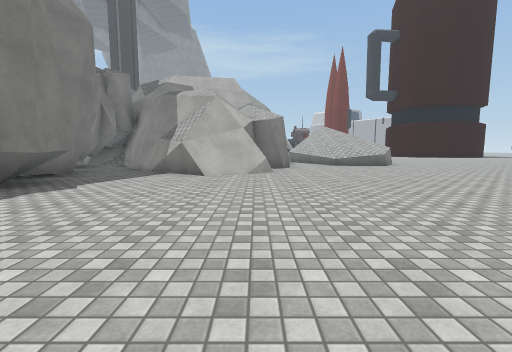
view 1 (above)

19 first-person views from a walk through a scene from a Unity 3-D project. The camera is 1.3 m above the floor, tilts 6° down and sees 90° across. The floor is counted in squares, 2 m on a side. Each view is taken from the middle of a square. On the plan, view 1 faces up. The plan holds only what a view shows up to about 9 squares ahead; the rest is blank. The place goes on beyond the plan. The player is left out. Some surface patterns are stand-ins.

view 2
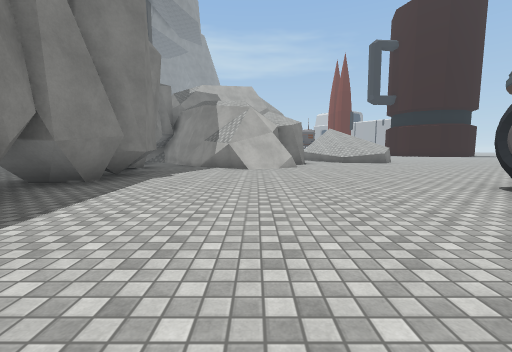

view 3
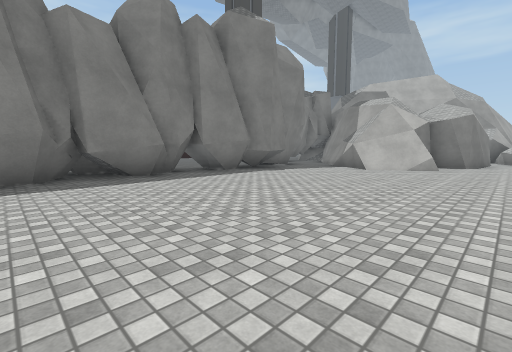

view 4
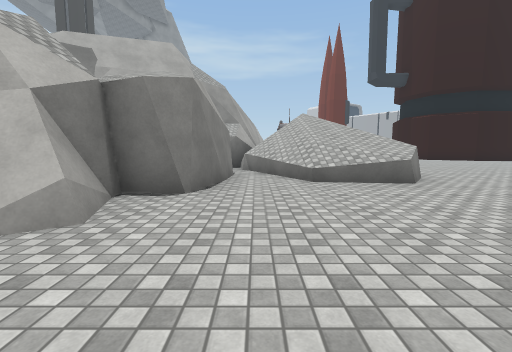

view 5
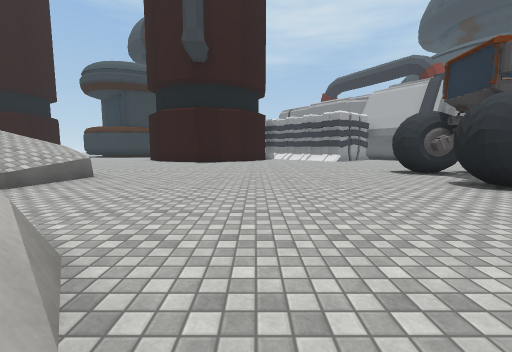

view 6
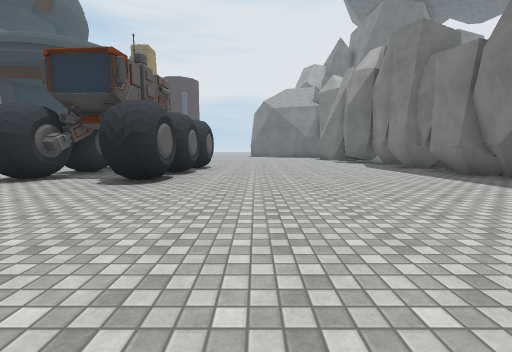

view 7
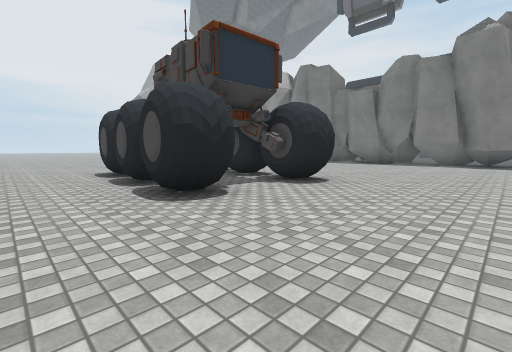

view 8
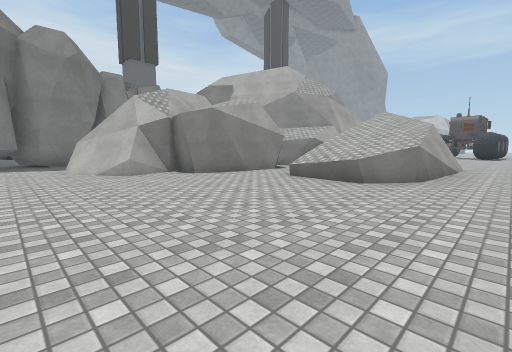

view 9
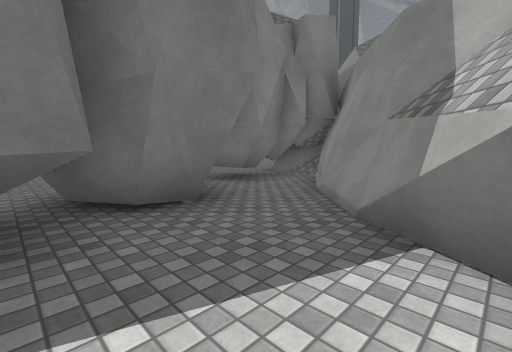

view 10
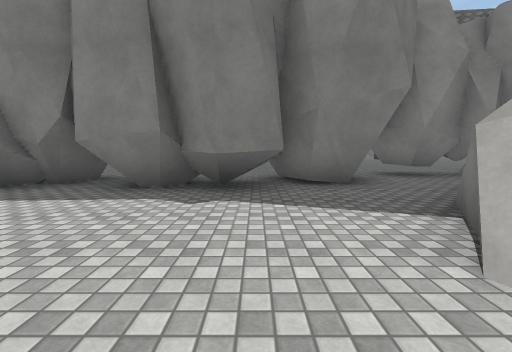

view 11
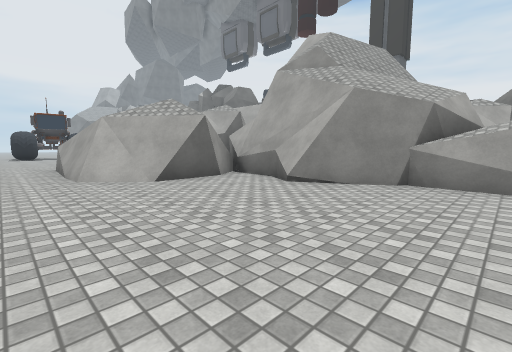

view 12
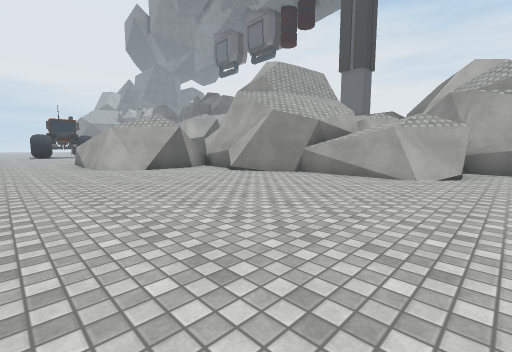

view 13
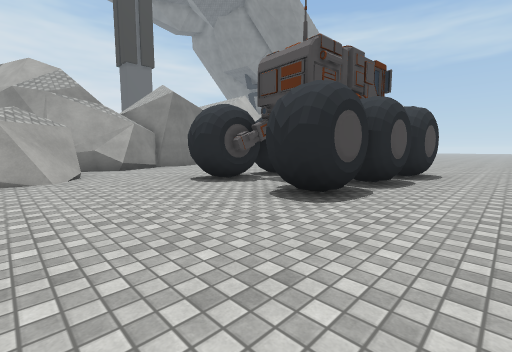

view 14
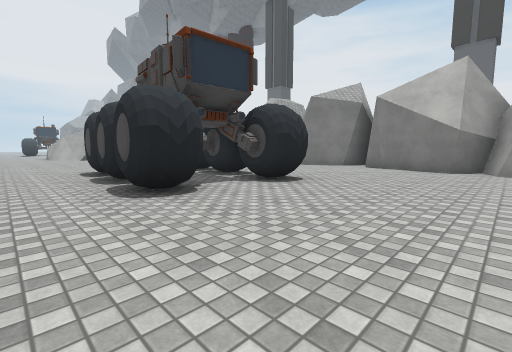

view 15
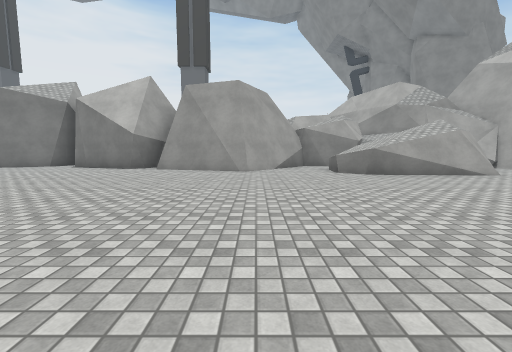

view 16
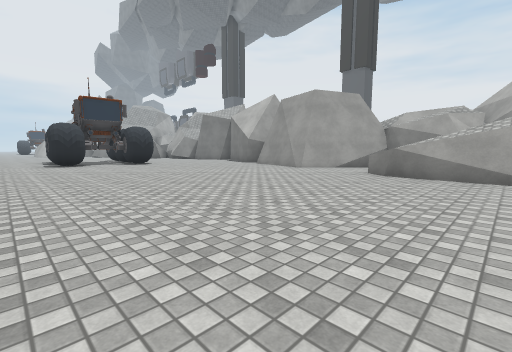

view 17
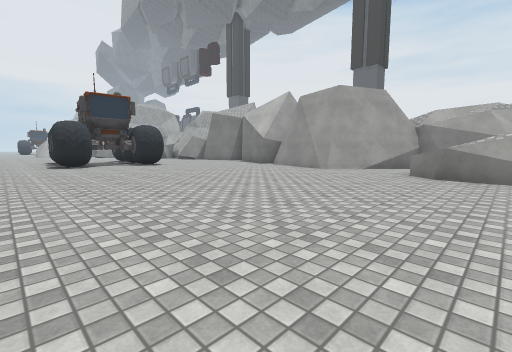

view 18
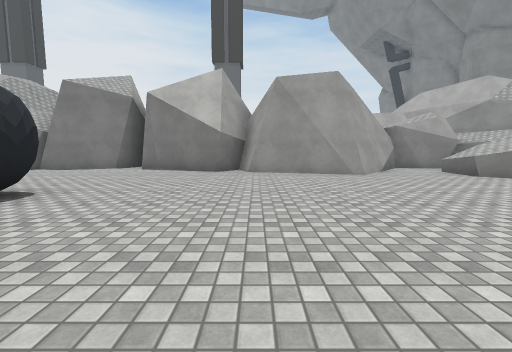

view 19
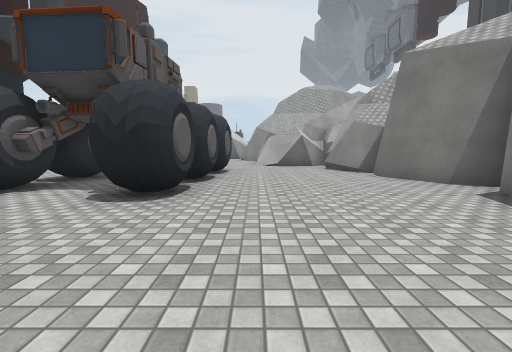

### Floor plan
Key: @ floor where view 1 was taken; # wall or solid block; . floor; ^ raised ledge; T thing the floor can be seen under or through.
Columns run from 9 left of view 1 to 8 right of it. Each row starts with its distance up from view 1.
 41           #.......
 40        #  #.......
 39        #.^^.......
 38        #..........
 37        ##.........
 36         ##........
 35          #........
 34         ##........
 33        ##.........
 32         #.........
 31        ##.........
 30        #..........
 29        #....##.#..
 28        #....##.#..
 27        ##...####..
 26         #...####..
 25         #...#..#..
 24         #.........
 23         ###.......
 22           ##......
 21           ##......
 20           ##......
 19            #......
 18            #......
 17            #......
 16            #......
 15            #####..
 14           ##  ##..
 13           ##   #..
 12           #^^  #..
 11 ..T##     #.^^^#..
 10 .. T##    #.^^^...
  9 .. T.##  ##.......
  8  .TT..## #........
  7     #..###........
  6 ... #.............
  5 ...TTT............
  4   ..##............
  3     ##............
  2     #.......##.#..
  1     ##......####..
  0    ###...@..####..
 -1    ##.......#  #..
 -2     ##......#  #..

Positions as (right, up) in squares from view 1, and headings:
1: (0, 0), facing up
2: (-1, -2), facing up
3: (2, -2), facing up-left
4: (2, 5), facing up
5: (-1, 6), facing right
6: (1, 7), facing down
7: (8, 5), facing down-left
8: (7, 5), facing up-left
9: (-2, 5), facing up-left
10: (0, 5), facing left
11: (7, 21), facing down-left
12: (8, 24), facing down-left
13: (8, 22), facing up-left
14: (8, 33), facing down-left
15: (8, 36), facing left
16: (8, 41), facing down-left
17: (8, 40), facing down-left
18: (7, 33), facing left
19: (2, 33), facing down
